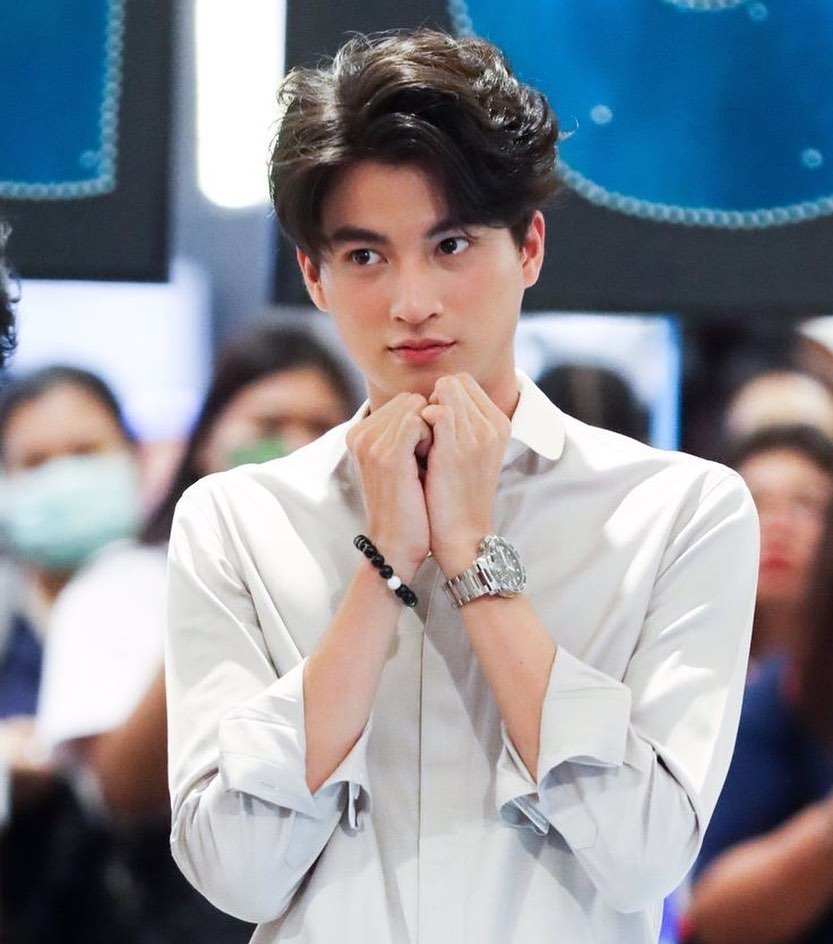
#> input picture PCD/gulfkanawut_94565919_2667730966794152_8761659056641007557_n.jpg, 833 x 944 px, found by its file name
$ jupyter execute --allow-errors ColourDetection.ipynb
#> lines starting #> are read from the running program, lines starting #| are printed output that depends on the picture; after the words box and inside, x2 and y2 are one past the last pixel; in counts of white or black regions, pixels touching at a corner belong together
<a href="https://colab.research.google.com/github/al173012/alif173012/blob/main/ColourDetection.ipynb" target="_parent"></a>

[cell 1]
#import library OpenCV
import cv2
import numpy as np
from google.colab.patches import cv2_imshow

#ekstraksi citra RED
img=cv2.imread('/content/drive/MyDrive/Colab Notebooks/rgb.png',1)
print('Input image')
cv2_imshow(img)
#> (the rest of this cell did not finish here and is left out)

[cell 2]
import cv2
import numpy as np
from google.colab.patches import cv2_imshow

#ekstraksi BLUE
img=cv2.imread('/content/drive/MyDrive/Colab Notebooks/gulfkanawut_94565919_2667730966794152_8761659056641007557_n.jpg',1)
#> img is the input picture: shape (944, 833, 3); mean B, G, R 151.3, 143, 140.2
print('Input image')
cv2_imshow(img)
Blue_Channel= img[:,:,0]
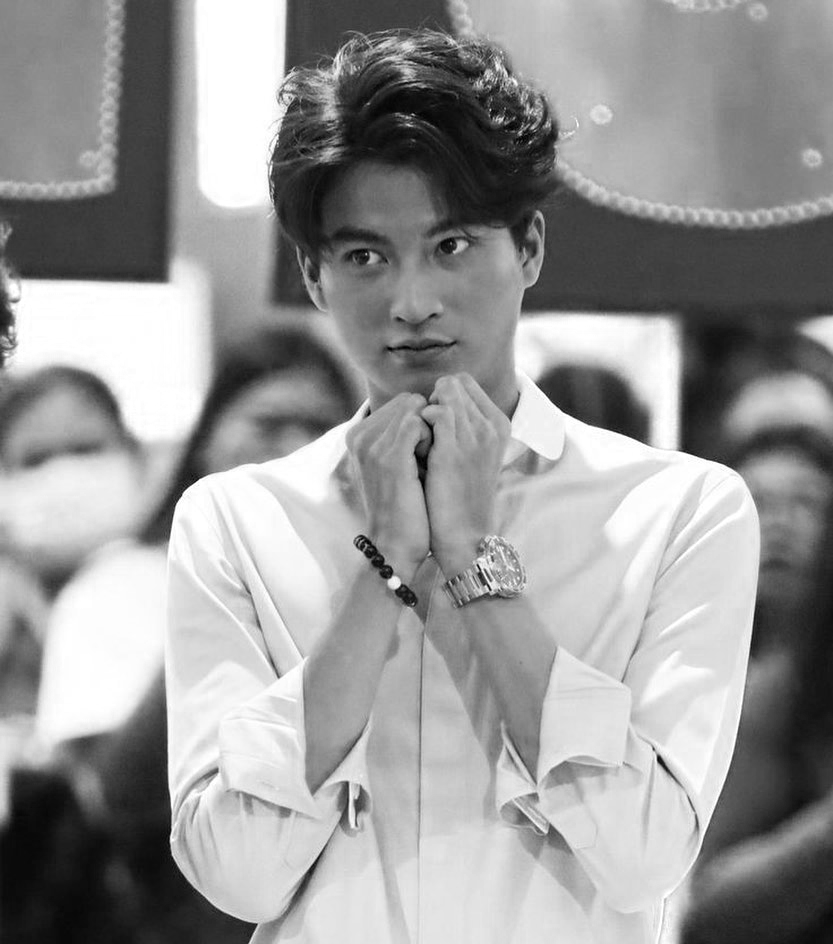
#> Blue_Channel: shape (944, 833); min 0, max 255, mean 151.3
Green_Channel=img[:,:,1]
Red_Channel=img[:,:,2]
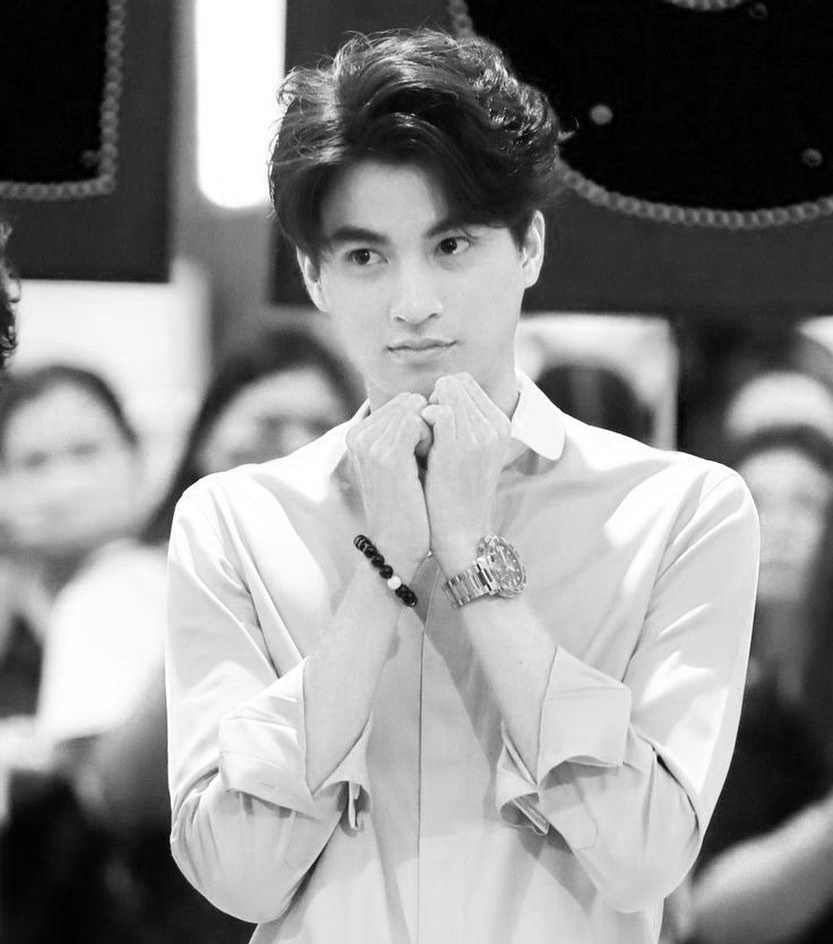
#> Red_Channel: shape (944, 833); min 0, max 255, mean 140.2
print('Blue_Channel')
cv2_imshow(Blue_Channel)


gray=cv2.cvtColor(img,cv2.COLOR_BGR2GRAY)
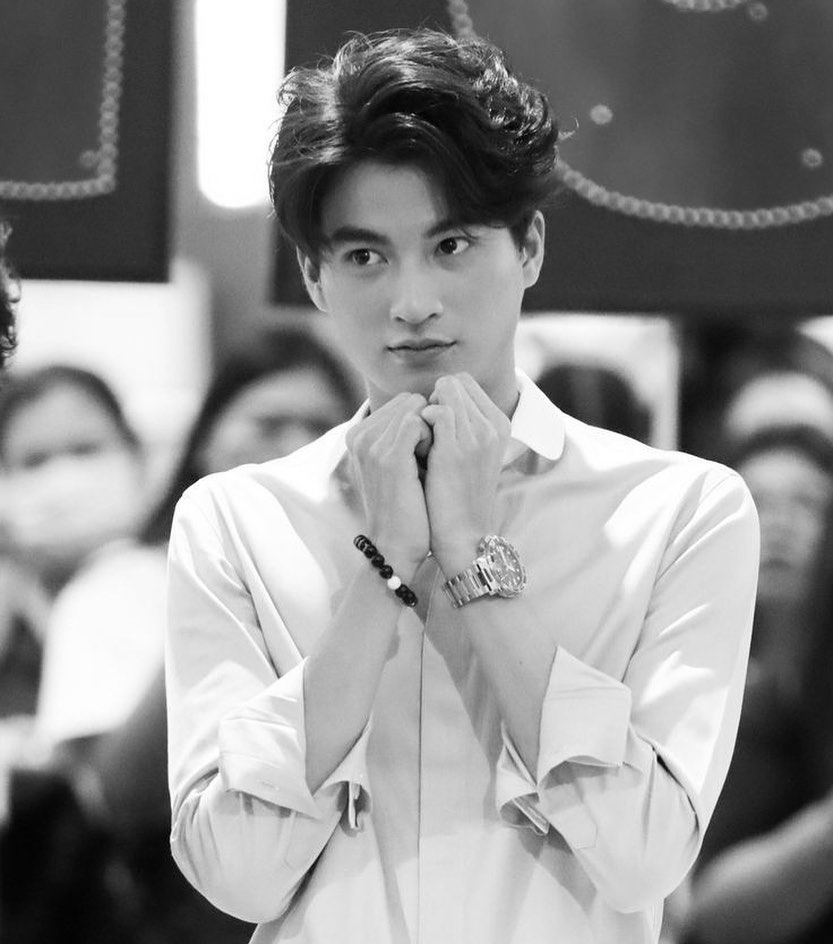
#> gray: shape (944, 833); min 0, max 255, mean 143.1
print('Gray Image')
cv2_imshow(gray)

Blue=cv2.subtract(Blue_Channel,gray)
print('Subtracted Image')
cv2_imshow(Blue)

ret,thresh=cv2.threshold(Blue,110,255,cv2.THRESH_BINARY)
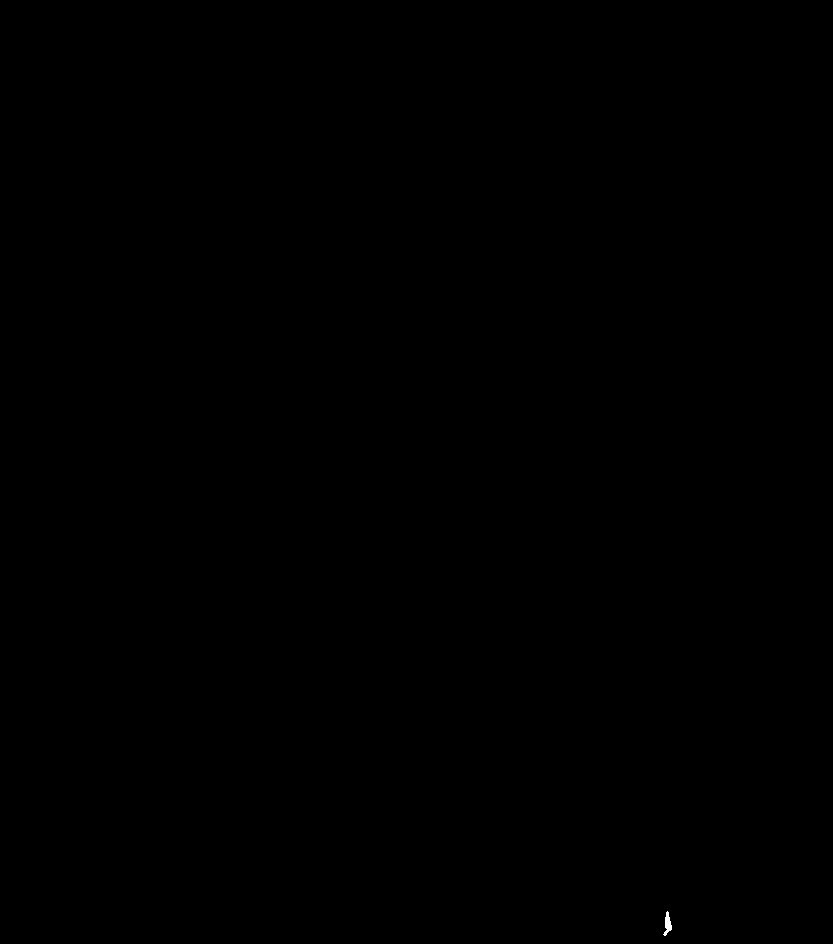
#> thresh: shape (944, 833); 0.01% white; 1 white region, box (x1, y1, x2, y2) and area: (663, 911, 672, 936) 114
print('Threshold Image')
cv2_imshow(thresh)

[cell 3]
import cv2
import numpy as np
from google.colab.patches import cv2_imshow

#ekstraksi citra RED
img=cv2.imread('/content/drive/MyDrive/Colab Notebooks/rgb.png',1)
print('Input image')
cv2_imshow(img)
#> (the rest of this cell did not finish here and is left out)

[cell 4]
#cara lain mendeteksi warna
import cv2
import numpy as np
from google.colab.patches import cv2_imshow

#dimana warna yg akan di deteksi diberi nilai RGB dn yg lainnya kita beri nilai 0
blue = np.uint8([[[255,0,2]]])
hsv_blue = cv2.cvtColor(blue,cv2.COLOR_BGR2HSV)
print(hsv_blue)

[cell 5]
import cv2
import numpy as np
from google.colab.patches import cv2_imshow

img=cv2.imread('/content/drive/MyDrive/Colab Notebooks/gulfkanawut_94565919_2667730966794152_8761659056641007557_n.jpg',1)
hsv = cv2.cvtColor(img, cv2.COLOR_BGR2HSV)
#> hsv: shape (944, 833, 3); mean H, S, V 79.1, 68.7, 163.9

Blue_Low = np.array([110,50,50])
Blue_High = np.array([130,225,225])

mask = cv2.inRange(hsv, Blue_Low, Blue_High)
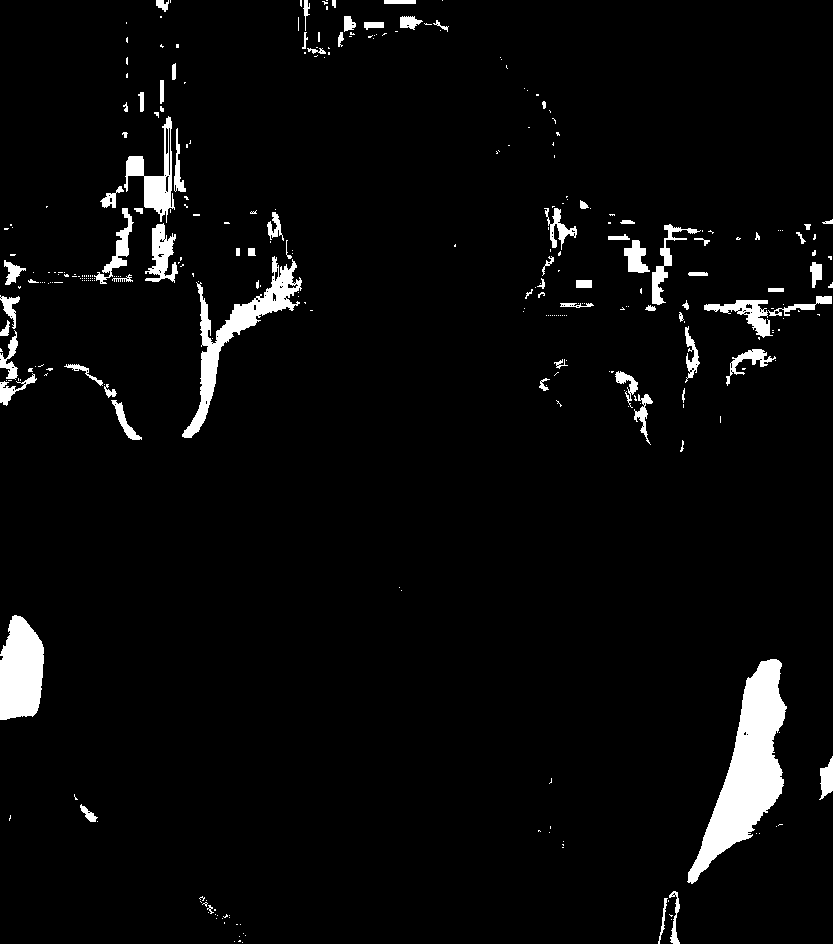
#> mask: shape (944, 833); 4% white; 320 white regions (240 under 20 px), largest, box (x1, y1, x2, y2) and area: (687, 659, 787, 884) 8770, (182, 256, 302, 438) 3935, (0, 615, 44, 720) 3696

cv2_imshow(img)

cv2_imshow(mask)
